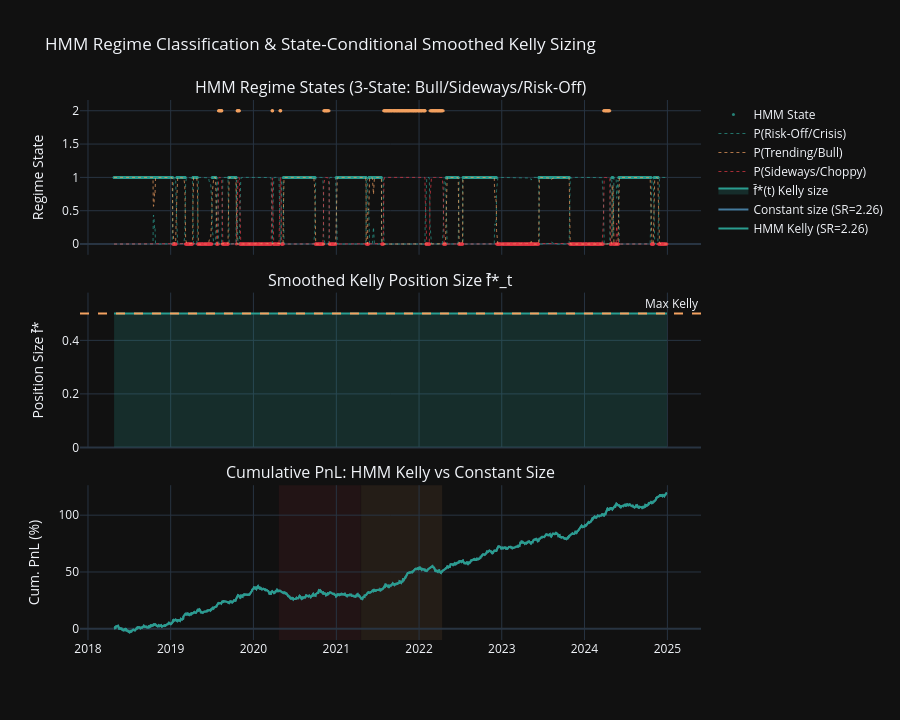

Notebook code for this chart:
### Markdown cell above
## Plot 2: HMM Regime States & Kelly-Sized vs Constant-Size Performance

The HMM identifies three structurally distinct market environments from observable features (rolling vol, trend correlation, alpha magnitude). The Viterbi-decoded state sequence shows **regime persistence** — once in a risk-off state, the strategy typically stays there for weeks.

The smoothed Kelly framework avoids the common pitfall of **hard on/off switches**: completely shutting off a model during an adverse regime misses the turning point. Instead, position size is continuously modulated by state probabilities, maintaining optionality while reducing exposure during unfavorable regimes.

The $\eta$ smoothing factor (analogous to EWMA) prevents high-frequency state chatter from generating excess turnover and transaction costs.

### Code cell
regime_colors = {regime_order[0]:'#2a9d8f', regime_order[1]:'#f4a261', regime_order[2]:'#e63946'}
state_color_arr = [regime_colors[s] for s in states]

fig2 = sp.make_subplots(rows=3, cols=1, shared_xaxes=True,
    subplot_titles=['HMM Regime States (3-State: Bull/Sideways/Risk-Off)',
                    'Smoothed Kelly Position Size f̄*_t',
                    'Cumulative PnL: HMM Kelly vs Constant Size'],
    vertical_spacing=0.07)

fig2.add_trace(go.Scatter(x=strategy_dates, y=states.astype(float),
    mode='markers', marker=dict(size=3, color=state_color_arr, opacity=0.8),
    name='HMM State'), row=1,col=1)
for k in range(3):
    fig2.add_trace(go.Scatter(x=strategy_dates, y=state_probs[:,k],
        line=dict(color=list(regime_colors.values())[k % 3], width=1, dash='dot'),
        name=f'P({regime_labels.get(k,k)})', opacity=0.7), row=1,col=1)

fig2.add_trace(go.Scatter(x=strategy_dates, y=f_smooth,
    fill='tozeroy', fillcolor='rgba(42,157,143,0.2)',
    line=dict(color='#2a9d8f', width=2), name='f̄*(t) Kelly size'), row=2,col=1)
fig2.add_hline(y=kelly_k.max(), line_dash='dash', line_color='#f4a261',
    annotation_text='Max Kelly', row=2,col=1)

fig2.add_trace(go.Scatter(x=strategy_dates, y=pnl_constant,
    line=dict(color='#457b9d', width=2), name=f'Constant size (SR={sr_const:.2f})'), row=3,col=1)
fig2.add_trace(go.Scatter(x=strategy_dates, y=pnl_kelly,
    line=dict(color='#2a9d8f', width=2), name=f'HMM Kelly (SR={sr_kelly:.2f})'), row=3,col=1)
for x0,x1,col_v in [(strategy_dates[500],strategy_dates[749],'rgba(230,57,70,0.08)'),
                     (strategy_dates[750],strategy_dates[999],'rgba(244,162,97,0.08)')]:
    fig2.add_vrect(x0=x0,x1=x1,fillcolor=col_v,layer='below',line_width=0, row=3,col=1)

fig2.update_layout(height=720,
    title_text='HMM Regime Classification & State-Conditional Smoothed Kelly Sizing',
    template='plotly_dark')
fig2.update_yaxes(title_text='Regime State', row=1,col=1)
fig2.update_yaxes(title_text='Position Size f̄*', row=2,col=1)
fig2.update_yaxes(title_text='Cum. PnL (%)', row=3,col=1)
fig2.show()

### Figure 1 — Plotly figure (JSON) as saved in the notebook; plotly's stock layout.template omitted (floating-point values rounded to 4 significant figures; data arrays with more than 128 entries replaced by an {"elided": "..."} marker saying what was removed)
{"data": [{"marker": {"color": {"elided": "1681 str values"}, "opacity": 0.8, "size": 3}, "mode": "markers", "name": "HMM State", "type": "scatter", "x": {"elided": "1681 str values"}, "xaxis": "x", "y": {"elided": "1681 float values"}, "yaxis": "y"}, {"line": {"color": "#2a9d8f", "dash": "dot", "width": 1}, "name": "P(Risk-Off/Crisis)", "opacity": 0.7, "type": "scatter", "x": {"elided": "1681 str values"}, "xaxis": "x", "y": {"elided": "1681 float values"}, "yaxis": "y"}, {"line": {"color": "#f4a261", "dash": "dot", "width": 1}, "name": "P(Trending/Bull)", "opacity": 0.7, "type": "scatter", "x": {"elided": "1681 str values"}, "xaxis": "x", "y": {"elided": "1681 float values"}, "yaxis": "y"}, {"line": {"color": "#e63946", "dash": "dot", "width": 1}, "name": "P(Sideways/Choppy)", "opacity": 0.7, "type": "scatter", "x": {"elided": "1681 str values"}, "xaxis": "x", "y": {"elided": "1681 float values"}, "yaxis": "y"}, {"fill": "tozeroy", "fillcolor": "rgba(42,157,143,0.2)", "line": {"color": "#2a9d8f", "width": 2}, "name": "f̄*(t) Kelly size", "type": "scatter", "x": {"elided": "1681 str values"}, "xaxis": "x2", "y": {"elided": "1681 float values"}, "yaxis": "y2"}, {"line": {"color": "#457b9d", "width": 2}, "name": "Constant size (SR=2.26)", "type": "scatter", "x": {"elided": "1681 str values"}, "xaxis": "x3", "y": {"elided": "1681 float values"}, "yaxis": "y3"}, {"line": {"color": "#2a9d8f", "width": 2}, "name": "HMM Kelly (SR=2.26)", "type": "scatter", "x": {"elided": "1681 str values"}, "xaxis": "x3", "y": {"elided": "1681 float values"}, "yaxis": "y3"}], "layout": {"annotations": [{"font": {"size": 16}, "showarrow": false, "text": "HMM Regime States (3-State: Bull/Sideways/Risk-Off)", "x": 0.5, "xanchor": "center", "xref": "paper", "y": 1, "yanchor": "bottom", "yref": "paper"}, {"font": {"size": 16}, "showarrow": false, "text": "Smoothed Kelly Position Size f̄*_t", "x": 0.5, "xanchor": "center", "xref": "paper", "y": 0.6433, "yanchor": "bottom", "yref": "paper"}, {"font": {"size": 16}, "showarrow": false, "text": "Cumulative PnL: HMM Kelly vs Constant Size", "x": 0.5, "xanchor": "center", "xref": "paper", "y": 0.2867, "yanchor": "bottom", "yref": "paper"}, {"showarrow": false, "text": "Max Kelly", "x": 1, "xanchor": "right", "xref": "x2 domain", "y": 0.5, "yanchor": "bottom", "yref": "y2"}], "height": 720, "shapes": [{"line": {"color": "#f4a261", "dash": "dash"}, "type": "line", "x0": 0, "x1": 1, "xref": "x2 domain", "y0": 0.5, "y1": 0.5, "yref": "y2"}, {"fillcolor": "rgba(230,57,70,0.08)", "layer": "below", "line": {"width": 0}, "type": "rect", "x0": "2020-04-22T00:00:00", "x1": "2021-04-19T00:00:00", "xref": "x3", "y0": 0, "y1": 1, "yref": "y3 domain"}, {"fillcolor": "rgba(244,162,97,0.08)", "layer": "below", "line": {"width": 0}, "type": "rect", "x0": "2021-04-20T00:00:00", "x1": "2022-04-13T00:00:00", "xref": "x3", "y0": 0, "y1": 1, "yref": "y3 domain"}], "title": {"text": "HMM Regime Classification & State-Conditional Smoothed Kelly Sizing"}, "xaxis": {"anchor": "y", "domain": [0, 1], "matches": "x3", "showticklabels": false}, "xaxis2": {"anchor": "y2", "domain": [0, 1], "matches": "x3", "showticklabels": false}, "xaxis3": {"anchor": "y3", "domain": [0, 1]}, "yaxis": {"anchor": "x", "domain": [0.7133, 1], "title": {"text": "Regime State"}}, "yaxis2": {"anchor": "x2", "domain": [0.3567, 0.6433], "title": {"text": "Position Size f̄*"}}, "yaxis3": {"anchor": "x3", "domain": [0, 0.2867], "title": {"text": "Cum. PnL (%)"}}}}
